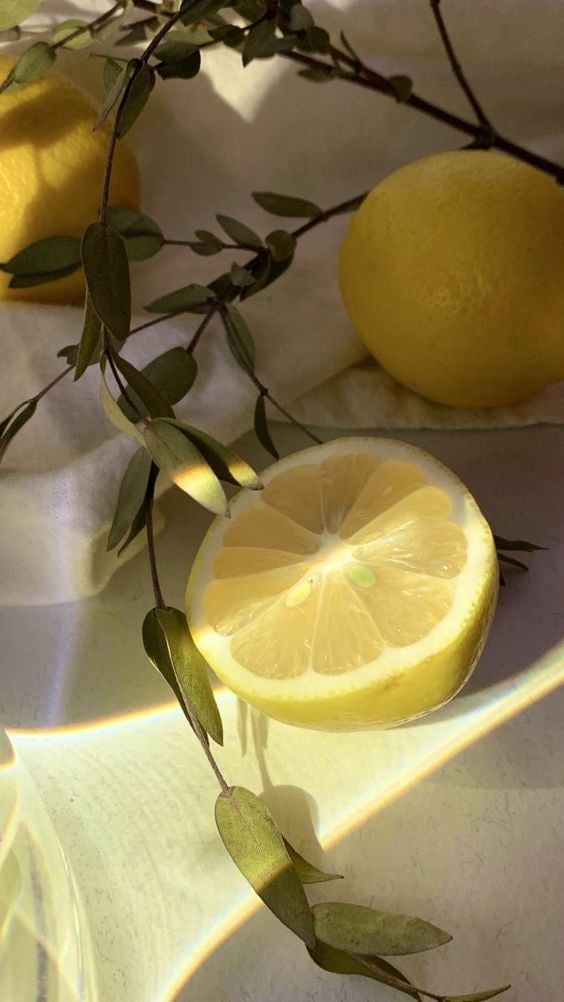
#> input picture picture.jpg, 564 x 1002 px
$ python code.py
#> lines starting #> are read from the running program, lines starting #| are printed output that depends on the picture
from PIL import Image, ImageFilter


def main():
    print(im.format, im.size, im.mode)


im = Image.open("picture.jpg")
#> im is the input picture: PIL image 564x1002 RGB; mean R, G, B 139.7, 124, 80.9


picture = im.convert("L")
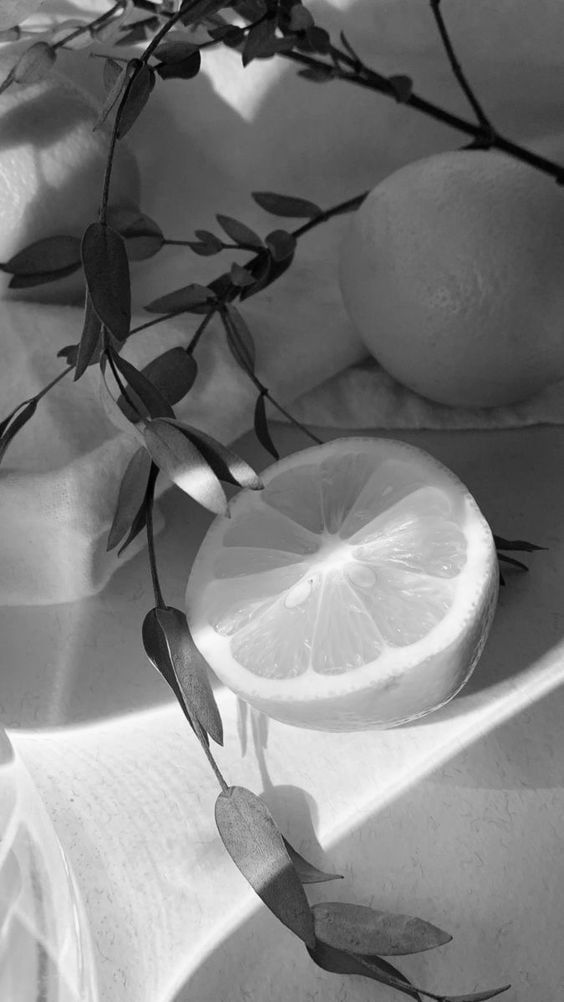
#> picture: PIL image 564x1002 L; min 0, max 253, mean 123.8
picture.save('pictureconvert.jpg')
im.close()


if __name__ == '__main__':
    main()
#| JPEG (564, 1002) RGB
